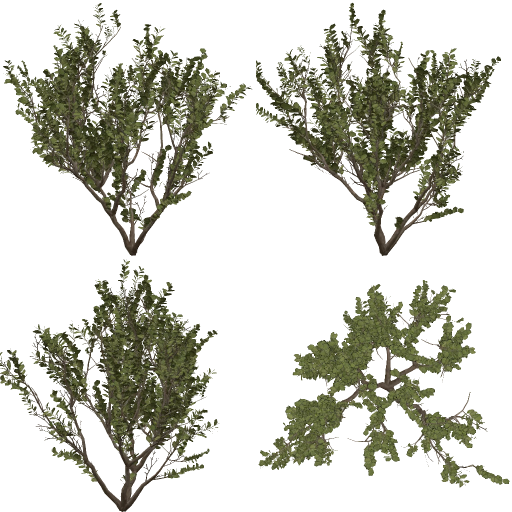
#> input picture public-view/assets/vegetation-r185/shrub_searsia.webp, 1024 x 1024 px, given in place of jacaranda_tree.png, which was not available (shown at 1/2 size)
$ python prepare-vegetation-r185.py
#> lines starting #> are read from the running program, lines starting #| are printed output that depends on the picture
#!/usr/bin/env python3
"""R185 vegetation impostor atlases from CC0 Poly Haven plants.
1. node scripts/vegetation-impostors/render.mjs jacaranda_tree .site-private/veg-out/jacaranda_tree.png 512
   node scripts/vegetation-impostors/render.mjs searsia_lucida .site-private/veg-out/searsia_lucida.png 512 searsia_lucida_c_LOD0
2. python3 scripts/prepare-vegetation-r185.py
Bleeds colour into transparent texels (no dark halos in mips), writes a WebP
fallback and an ETC1S+alpha KTX2 (y-flipped to match image UV orientation)."""
import json,os,subprocess,hashlib
from pathlib import Path
from PIL import Image
import numpy as np
root=Path(__file__).resolve().parents[1];src=root/'.site-private/veg-out';out=root/'public-view/assets/vegetation-r185';out.mkdir(parents=True,exist_ok=True)
encoder=Path(os.environ.get('BASISU',root/'node_modules/@gpu-tex-enc/basis/bin/linux-x64/basisu'))
ATLASES={'jacaranda_tree':{'stem':'tree_jacaranda','R':12.452695198059082,'H':19.663563786000015},'searsia_lucida':{'stem':'shrub_searsia','R':0.769549115896225,'H':1.696638688184321,'node':'searsia_lucida_c_LOD0'}}
rows=[]
def box(x,r):
 # Separable box blur with edge padding.
 for axis in (0,1):
  p=np.pad(x,[(r+1,r) if i==axis else (0,0) for i in range(2)],mode='edge');c=np.cumsum(p,axis=axis)
  x=(np.take(c,range(2*r+1,c.shape[axis]),axis=axis)-np.take(c,range(0,c.shape[axis]-2*r-1),axis=axis))/(2*r+1)
 return x
for name,a in ATLASES.items():
 im=Image.open(src/(name+'.png')).convert('RGBA');px=np.asarray(im).astype(np.float32);alpha=px[...,3]/255
#> further down, im is the input picture: PIL image 1024x1024 RGBA; mean R, G, B, A 74.2, 75.6, 46, 74.6
#> after `alpha = px[..., 3] / 255`:
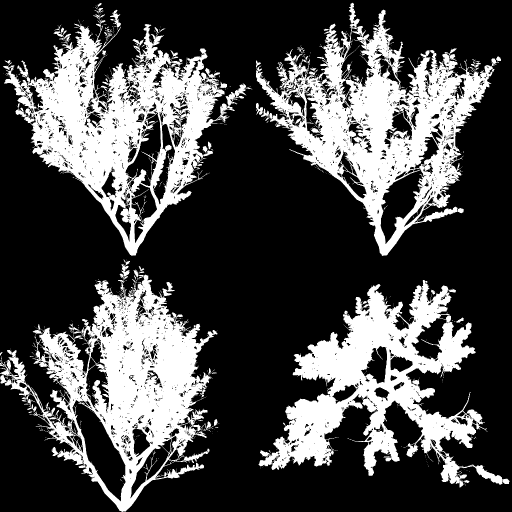
#> alpha: shape (1024, 1024) float32 (shown at 1/2 size); min 0, max 1, mean 0.292
 # Hard-ish edge: impostors are alpha-tested at .5; keep soft coverage for alphaToCoverage.
 rgb=px[...,:3]*alpha[...,None];w=alpha.copy()
#> after `rgb = px[..., :3] * alpha[..., None]`:
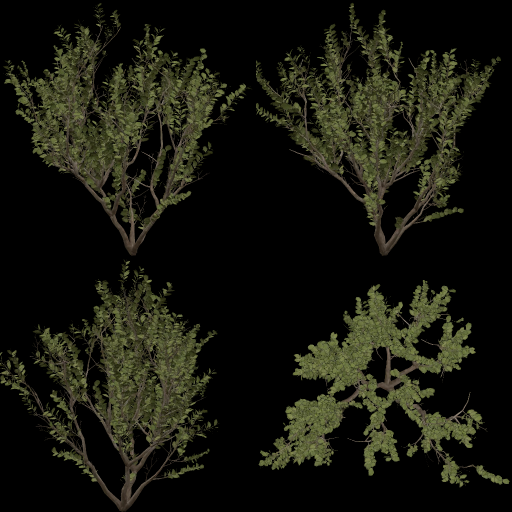
#> rgb: shape (1024, 1024, 3) float32 (shown at 1/2 size); mean R, G, B 23.1, 23.6, 14.4
 acc_rgb,acc_w=rgb.copy(),w.copy()
 for radius in (2,4,8,16,32):
  b=lambda x:box(x,radius)
  br=np.stack([b(rgb[...,c]) for c in range(3)],-1);bw=b(w)
  fill=(acc_w<1e-3)&(bw>1e-4);acc_rgb[fill]=br[fill];acc_w[fill]=bw[fill]
#> this loop made 5 passes
#> pass 1, `bw = b(w)`:
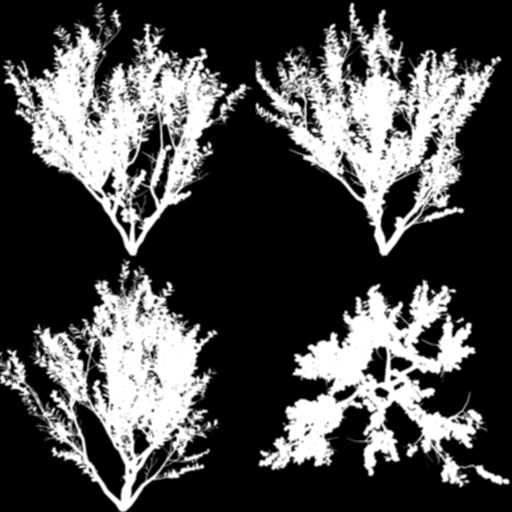
#> bw: shape (1024, 1024) float32 (shown at 1/2 size); min 0, max 1, mean 0.292
#> pass 1, `fill = (acc_w < 0.001) & (bw > 0.0001)`:
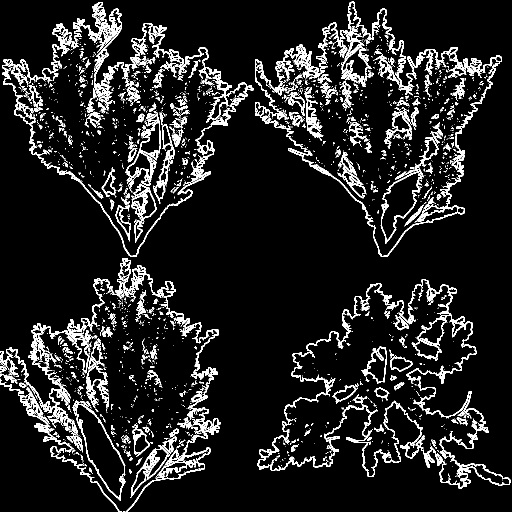
#> fill: shape (1024, 1024) bool (shown at 1/2 size); 10.3% white in thin lines or dots
#> after the loop:
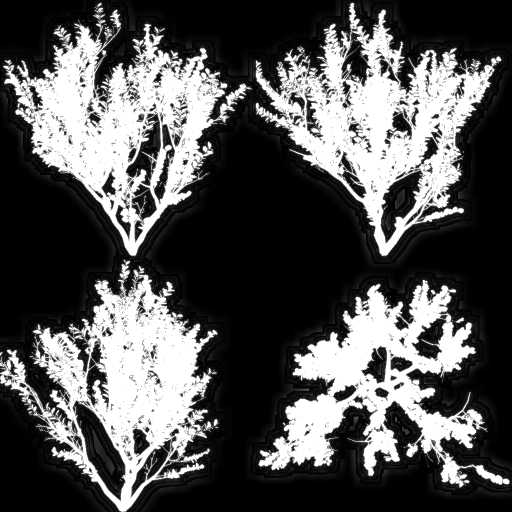
#> acc_w: shape (1024, 1024) float32 (shown at 1/2 size); min 0, max 1, mean 0.334
 colour=np.where(alpha[...,None]>0,px[...,:3],acc_rgb/np.maximum(acc_w,1e-4)[...,None])
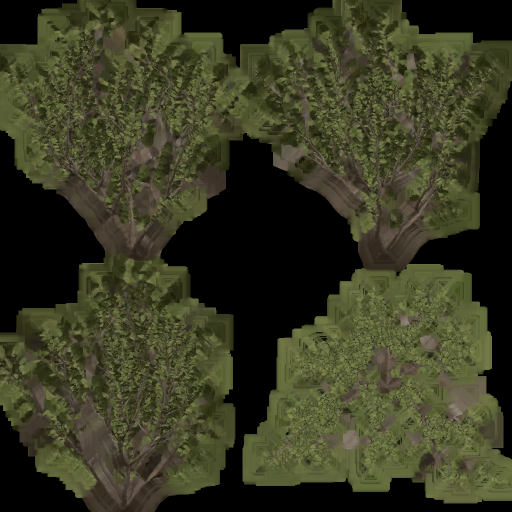
#> colour: shape (1024, 1024, 3) float32 (shown at 1/2 size); mean R, G, B 56, 57.2, 34.8
 colour[acc_w<1e-4]=np.average(px[...,:3][alpha>.5],axis=0)
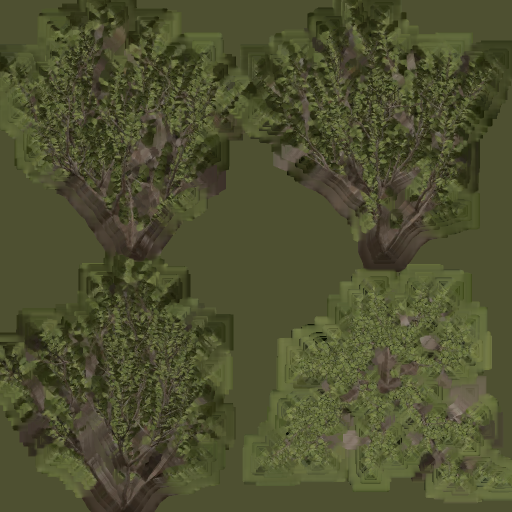
#> colour: shape (1024, 1024, 3) float32 (shown at 1/2 size); mean R, G, B 78.3, 79.7, 48.6
 result=Image.fromarray(np.concatenate([np.clip(colour,0,255),px[...,3:4]],-1).astype(np.uint8),'RGBA')
 webp=out/(a['stem']+'.webp');result.save(webp,quality=88,method=6)
 png=src/(a['stem']+'.png');result.save(png);dest=out/(a['stem']+'.ktx2')
#> (the run stopped early here; a loop or call above may not have finished)
